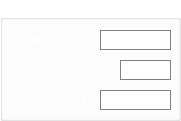
     <widget class="QGroupBox" name="groupBoxFrontend">
      <property name="enabled">
       <bool>false</bool>
      </property>
      <property name="geometry">
       <rect>
        <x>0</x>
        <y>320</y>
        <width>181</width>
        <height>121</height>
       </rect>
      </property>
      <property name="styleSheet">
       <string notr="true">background: transparent;
color: white;</string>
      </property>
      <property name="title">
       <string>Frontend</string>
      </property>
      <widget class="QLabel" name="labelBindIP">
       <property name="geometry">
        <rect>
         <x>10</x>
         <y>30</y>
         <width>161</width>
         <height>21</height>
        </rect>
       </property>
       <property name="toolTip">
        <string>IP address for the frontend server to bind to.</string>
       </property>
       <property name="text">
        <string>BindIP</string>
       </property>
      </widget>
      <widget class="QLineEdit" name="lineEditBindIP">
       <property name="geometry">
        <rect>
         <x>100</x>
         <y>30</y>
         <width>71</width>
         <height>20</height>
        </rect>
       </property>
       <property name="palette">
        <palette>
         <active>
          <colorrole role="WindowText">
           <brush brushstyle="SolidPattern">
            <color alpha="255">
             <red>0</red>
             <green>0</green>
             <blue>0</blue>
            </color>
           </brush>
          </colorrole>
          <colorrole role="Button">
           <brush brushstyle="SolidPattern">
            <color alpha="255">
             <red>255</red>
             <green>255</green>
             <blue>255</blue>
            </color>
           </brush>
          </colorrole>
          <colorrole role="Text">
           <brush brushstyle="SolidPattern">
            <color alpha="255">
             <red>0</red>
             <green>0</green>
             <blue>0</blue>
            </color>
           </brush>
          </colorrole>
          <colorrole role="ButtonText">
           <brush brushstyle="SolidPattern">
            <color alpha="255">
             <red>0</red>
             <green>0</green>
             <blue>0</blue>
            </color>
           </brush>
          </colorrole>
          <colorrole role="Base">
           <brush brushstyle="SolidPattern">
            <color alpha="255">
             <red>255</red>
             <green>255</green>
             <blue>255</blue>
            </color>
           </brush>
          </colorrole>
          <colorrole role="Window">
           <brush brushstyle="SolidPattern">
            <color alpha="255">
             <red>255</red>
             <green>255</green>
             <blue>255</blue>
            </color>
           </brush>
          </colorrole>
          <colorrole role="PlaceholderText">
           <brush brushstyle="SolidPattern">
            <color alpha="128">
             <red>0</red>
             <green>0</green>
             <blue>0</blue>
            </color>
           </brush>
          </colorrole>
         </active>
         <inactive>
          <colorrole role="WindowText">
           <brush brushstyle="SolidPattern">
            <color alpha="255">
             <red>0</red>
             <green>0</green>
             <blue>0</blue>
            </color>
           </brush>
          </colorrole>
          <colorrole role="Button">
           <brush brushstyle="SolidPattern">
            <color alpha="255">
             <red>255</red>
             <green>255</green>
             <blue>255</blue>
            </color>
           </brush>
          </colorrole>
          <colorrole role="Text">
           <brush brushstyle="SolidPattern">
            <color alpha="255">
             <red>0</red>
             <green>0</green>
             <blue>0</blue>
            </color>
           </brush>
          </colorrole>
          <colorrole role="ButtonText">
           <brush brushstyle="SolidPattern">
            <color alpha="255">
             <red>0</red>
             <green>0</green>
             <blue>0</blue>
            </color>
           </brush>
          </colorrole>
          <colorrole role="Base">
           <brush brushstyle="SolidPattern">
            <color alpha="255">
             <red>255</red>
             <green>255</green>
             <blue>255</blue>
            </color>
           </brush>
          </colorrole>
          <colorrole role="Window">
           <brush brushstyle="SolidPattern">
            <color alpha="255">
             <red>255</red>
             <green>255</green>
             <blue>255</blue>
            </color>
           </brush>
          </colorrole>
          <colorrole role="PlaceholderText">
           <brush brushstyle="SolidPattern">
            <color alpha="128">
             <red>0</red>
             <green>0</green>
             <blue>0</blue>
            </color>
           </brush>
          </colorrole>
         </inactive>
         <disabled>
          <colorrole role="WindowText">
           <brush brushstyle="SolidPattern">
            <color alpha="255">
             <red>0</red>
             <green>0</green>
             <blue>0</blue>
            </color>
           </brush>
          </colorrole>
          <colorrole role="Button">
           <brush brushstyle="SolidPattern">
            <color alpha="255">
             <red>255</red>
             <green>255</green>
             <blue>255</blue>
            </color>
           </brush>
          </colorrole>
          <colorrole role="Text">
           <brush brushstyle="SolidPattern">
            <color alpha="255">
             <red>0</red>
             <green>0</green>
             <blue>0</blue>
            </color>
           </brush>
          </colorrole>
          <colorrole role="ButtonText">
           <brush brushstyle="SolidPattern">
            <color alpha="255">
             <red>0</red>
             <green>0</green>
             <blue>0</blue>
            </color>
           </brush>
          </colorrole>
          <colorrole role="Base">
           <brush brushstyle="SolidPattern">
            <color alpha="255">
             <red>255</red>
             <green>255</green>
             <blue>255</blue>
            </color>
           </brush>
          </colorrole>
          <colorrole role="Window">
           <brush brushstyle="SolidPattern">
            <color alpha="255">
             <red>255</red>
             <green>255</green>
             <blue>255</blue>
            </color>
           </brush>
          </colorrole>
          <colorrole role="PlaceholderText">
           <brush brushstyle="SolidPattern">
            <color alpha="128">
             <red>0</red>
             <green>0</green>
             <blue>0</blue>
            </color>
           </brush>
          </colorrole>
         </disabled>
        </palette>
       </property>
       <property name="toolTip">
        <string>IP address for the frontend server to bind to.</string>
       </property>
       <property name="styleSheet">
        <string notr="true">background: white;
color:black;
border: 1px solid gray;</string>
       </property>
       <property name="text">
        <string/>
       </property>
      </widget>
      <widget class="QLineEdit" name="lineEditPort">
       <property name="geometry">
        <rect>
         <x>120</x>
         <y>60</y>
         <width>51</width>
         <height>20</height>
        </rect>
       </property>
       <property name="palette">
        <palette>
         <active>
          <colorrole role="WindowText">
           <brush brushstyle="SolidPattern">
            <color alpha="255">
             <red>0</red>
             <green>0</green>
             <blue>0</blue>
            </color>
           </brush>
          </colorrole>
          <colorrole role="Button">
           <brush brushstyle="SolidPattern">
            <color alpha="255">
             <red>255</red>
             <green>255</green>
             <blue>255</blue>
            </color>
           </brush>
          </colorrole>
          <colorrole role="Text">
           <brush brushstyle="SolidPattern">
            <color alpha="255">
             <red>0</red>
             <green>0</green>
             <blue>0</blue>
            </color>
           </brush>
          </colorrole>
          <colorrole role="ButtonText">
           <brush brushstyle="SolidPattern">
            <color alpha="255">
             <red>0</red>
             <green>0</green>
             <blue>0</blue>
            </color>
           </brush>
          </colorrole>
          <colorrole role="Base">
           <brush brushstyle="SolidPattern">
            <color alpha="255">
             <red>255</red>
             <green>255</green>
             <blue>255</blue>
            </color>
           </brush>
          </colorrole>
          <colorrole role="Window">
           <brush brushstyle="SolidPattern">
            <color alpha="255">
             <red>255</red>
             <green>255</green>
             <blue>255</blue>
            </color>
           </brush>
          </colorrole>
          <colorrole role="PlaceholderText">
           <brush brushstyle="SolidPattern">
            <color alpha="128">
             <red>0</red>
             <green>0</green>
             <blue>0</blue>
            </color>
           </brush>
          </colorrole>
         </active>
         <inactive>
          <colorrole role="WindowText">
           <brush brushstyle="SolidPattern">
            <color alpha="255">
             <red>0</red>
             <green>0</green>
             <blue>0</blue>
            </color>
           </brush>
          </colorrole>
          <colorrole role="Button">
           <brush brushstyle="SolidPattern">
            <color alpha="255">
             <red>255</red>
             <green>255</green>
             <blue>255</blue>
            </color>
           </brush>
          </colorrole>
          <colorrole role="Text">
           <brush brushstyle="SolidPattern">
            <color alpha="255">
             <red>0</red>
             <green>0</green>
             <blue>0</blue>
            </color>
           </brush>
          </colorrole>
          <colorrole role="ButtonText">
           <brush brushstyle="SolidPattern">
            <color alpha="255">
             <red>0</red>
             <green>0</green>
             <blue>0</blue>
            </color>
           </brush>
          </colorrole>
          <colorrole role="Base">
           <brush brushstyle="SolidPattern">
            <color alpha="255">
             <red>255</red>
             <green>255</green>
             <blue>255</blue>
            </color>
           </brush>
          </colorrole>
          <colorrole role="Window">
           <brush brushstyle="SolidPattern">
            <color alpha="255">
             <red>255</red>
             <green>255</green>
             <blue>255</blue>
            </color>
           </brush>
          </colorrole>
          <colorrole role="PlaceholderText">
           <brush brushstyle="SolidPattern">
            <color alpha="128">
             <red>0</red>
             <green>0</green>
             <blue>0</blue>
            </color>
           </brush>
          </colorrole>
         </inactive>
         <disabled>
          <colorrole role="WindowText">
           <brush brushstyle="SolidPattern">
            <color alpha="255">
             <red>0</red>
             <green>0</green>
             <blue>0</blue>
            </color>
           </brush>
          </colorrole>
          <colorrole role="Button">
           <brush brushstyle="SolidPattern">
            <color alpha="255">
             <red>255</red>
             <green>255</green>
             <blue>255</blue>
            </color>
           </brush>
          </colorrole>
          <colorrole role="Text">
           <brush brushstyle="SolidPattern">
            <color alpha="255">
             <red>0</red>
             <green>0</green>
             <blue>0</blue>
            </color>
           </brush>
          </colorrole>
          <colorrole role="ButtonText">
           <brush brushstyle="SolidPattern">
            <color alpha="255">
             <red>0</red>
             <green>0</green>
             <blue>0</blue>
            </color>
           </brush>
          </colorrole>
          <colorrole role="Base">
           <brush brushstyle="SolidPattern">
            <color alpha="255">
             <red>255</red>
             <green>255</green>
             <blue>255</blue>
            </color>
           </brush>
          </colorrole>
          <colorrole role="Window">
           <brush brushstyle="SolidPattern">
            <color alpha="255">
             <red>255</red>
             <green>255</green>
             <blue>255</blue>
            </color>
           </brush>
          </colorrole>
          <colorrole role="PlaceholderText">
           <brush brushstyle="SolidPattern">
            <color alpha="128">
             <red>0</red>
             <green>0</green>
             <blue>0</blue>
            </color>
           </brush>
          </colorrole>
         </disabled>
        </palette>
       </property>
       <property name="toolTip">
        <string>Port for the frontend server to bind to.</string>
       </property>
       <property name="styleSheet">
        <string notr="true">background: white;
color:black;
border: 1px solid gray;</string>
       </property>
       <property name="text">
        <string/>
       </property>
      </widget>
      <widget class="QLabel" name="labelPort">
       <property name="geometry">
        <rect>
         <x>10</x>
         <y>60</y>
         <width>151</width>
         <height>20</height>
        </rect>
       </property>
       <property name="toolTip">
        <string>Port for the frontend server to bind to.</string>
       </property>
       <property name="text">
        <string>Port</string>
       </property>
      </widget>
      <widget class="QLineEdit" name="lineEditPublicAddress">
       <property name="geometry">
        <rect>
         <x>100</x>
         <y>90</y>
         <width>71</width>
         <height>20</height>
        </rect>
       </property>
       <property name="palette">
        <palette>
         <active>
          <colorrole role="WindowText">
           <brush brushstyle="SolidPattern">
            <color alpha="255">
             <red>0</red>
             <green>0</green>
             <blue>0</blue>
            </color>
           </brush>
          </colorrole>
          <colorrole role="Button">
           <brush brushstyle="SolidPattern">
            <color alpha="255">
             <red>255</red>
             <green>255</green>
             <blue>255</blue>
            </color>
           </brush>
          </colorrole>
          <colorrole role="Text">
           <brush brushstyle="SolidPattern">
            <color alpha="255">
             <red>0</red>
             <green>0</green>
             <blue>0</blue>
            </color>
           </brush>
          </colorrole>
          <colorrole role="ButtonText">
           <brush brushstyle="SolidPattern">
            <color alpha="255">
             <red>0</red>
             <green>0</green>
             <blue>0</blue>
            </color>
           </brush>
          </colorrole>
          <colorrole role="Base">
           <brush brushstyle="SolidPattern">
            <color alpha="255">
             <red>255</red>
             <green>255</green>
             <blue>255</blue>
            </color>
           </brush>
          </colorrole>
          <colorrole role="Window">
           <brush brushstyle="SolidPattern">
            <color alpha="255">
             <red>255</red>
             <green>255</green>
             <blue>255</blue>
            </color>
           </brush>
          </colorrole>
          <colorrole role="PlaceholderText">
           <brush brushstyle="SolidPattern">
            <color alpha="128">
             <red>0</red>
             <green>0</green>
             <blue>0</blue>
            </color>
           </brush>
          </colorrole>
         </active>
         <inactive>
          <colorrole role="WindowText">
           <brush brushstyle="SolidPattern">
            <color alpha="255">
             <red>0</red>
             <green>0</green>
             <blue>0</blue>
            </color>
           </brush>
          </colorrole>
          <colorrole role="Button">
           <brush brushstyle="SolidPattern">
            <color alpha="255">
             <red>255</red>
             <green>255</green>
             <blue>255</blue>
            </color>
           </brush>
          </colorrole>
          <colorrole role="Text">
           <brush brushstyle="SolidPattern">
            <color alpha="255">
             <red>0</red>
             <green>0</green>
             <blue>0</blue>
            </color>
           </brush>
          </colorrole>
          <colorrole role="ButtonText">
           <brush brushstyle="SolidPattern">
            <color alpha="255">
             <red>0</red>
             <green>0</green>
             <blue>0</blue>
            </color>
           </brush>
          </colorrole>
          <colorrole role="Base">
           <brush brushstyle="SolidPattern">
            <color alpha="255">
             <red>255</red>
             <green>255</green>
             <blue>255</blue>
            </color>
           </brush>
          </colorrole>
          <colorrole role="Window">
           <brush brushstyle="SolidPattern">
            <color alpha="255">
             <red>255</red>
             <green>255</green>
             <blue>255</blue>
            </color>
           </brush>
          </colorrole>
          <colorrole role="PlaceholderText">
           <brush brushstyle="SolidPattern">
            <color alpha="128">
             <red>0</red>
             <green>0</green>
             <blue>0</blue>
            </color>
           </brush>
          </colorrole>
         </inactive>
         <disabled>
          <colorrole role="WindowText">
           <brush brushstyle="SolidPattern">
            <color alpha="255">
             <red>0</red>
             <green>0</green>
             <blue>0</blue>
            </color>
           </brush>
          </colorrole>
          <colorrole role="Button">
           <brush brushstyle="SolidPattern">
            <color alpha="255">
             <red>255</red>
             <green>255</green>
             <blue>255</blue>
            </color>
           </brush>
          </colorrole>
          <colorrole role="Text">
           <brush brushstyle="SolidPattern">
            <color alpha="255">
             <red>0</red>
             <green>0</green>
             <blue>0</blue>
            </color>
           </brush>
          </colorrole>
          <colorrole role="ButtonText">
           <brush brushstyle="SolidPattern">
            <color alpha="255">
             <red>0</red>
             <green>0</green>
             <blue>0</blue>
            </color>
           </brush>
          </colorrole>
          <colorrole role="Base">
           <brush brushstyle="SolidPattern">
            <color alpha="255">
             <red>255</red>
             <green>255</green>
             <blue>255</blue>
            </color>
           </brush>
          </colorrole>
          <colorrole role="Window">
           <brush brushstyle="SolidPattern">
            <color alpha="255">
             <red>255</red>
             <green>255</green>
             <blue>255</blue>
            </color>
           </brush>
          </colorrole>
          <colorrole role="PlaceholderText">
           <brush brushstyle="SolidPattern">
            <color alpha="128">
             <red>0</red>
             <green>0</green>
             <blue>0</blue>
            </color>
           </brush>
          </colorrole>
         </disabled>
        </palette>
       </property>
       <property name="toolTip">
        <string> An address of the frontend server that needs to be reachable for clients. Can be an IP address (e.g. 192.168.1.2) or a URL (e.g. fes2.marvelheroes.com)</string>
       </property>
       <property name="styleSheet">
        <string notr="true">background: white;
color:black;
border: 1px solid gray;</string>
       </property>
       <property name="text">
        <string/>
       </property>
      </widget>
      <widget class="QLabel" name="labelPublicAddress">
       <property name="geometry">
        <rect>
         <x>10</x>
         <y>90</y>
         <width>151</width>
         <height>20</height>
        </rect>
       </property>
       <property name="toolTip">
        <string> An address of the frontend server that needs to be reachable for clients. Can be an IP address (e.g. 192.168.1.2) or a URL (e.g. fes2.marvelheroes.com)</string>
       </property>
       <property name="frameShape">
        <enum>QFrame::Shape::NoFrame</enum>
       </property>
       <property name="text">
        <string>PublicAddress</string>
       </property>
      </widget>
     </widget>
